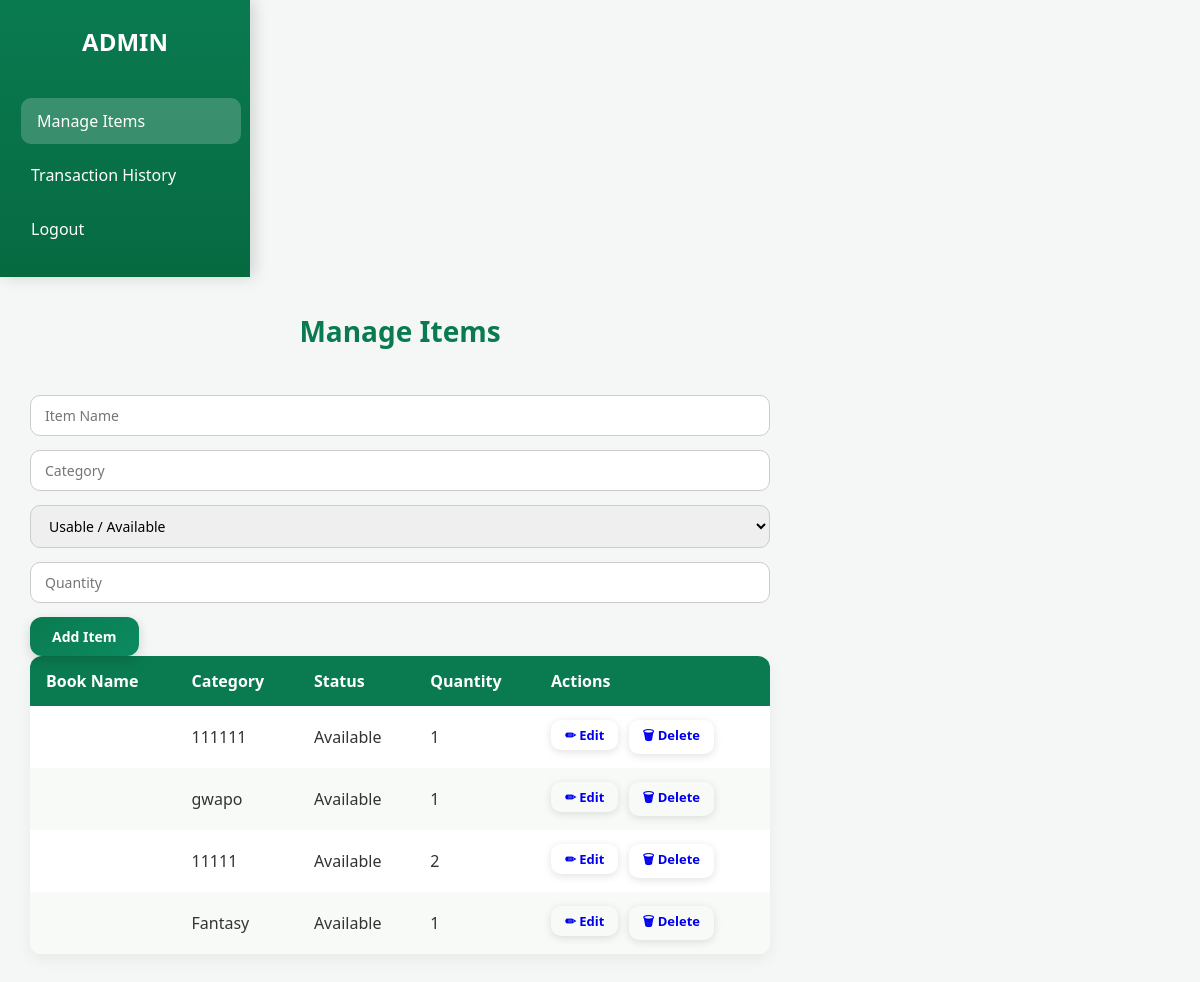
The app's page /pisti/manage_item.php (signed in), older data.
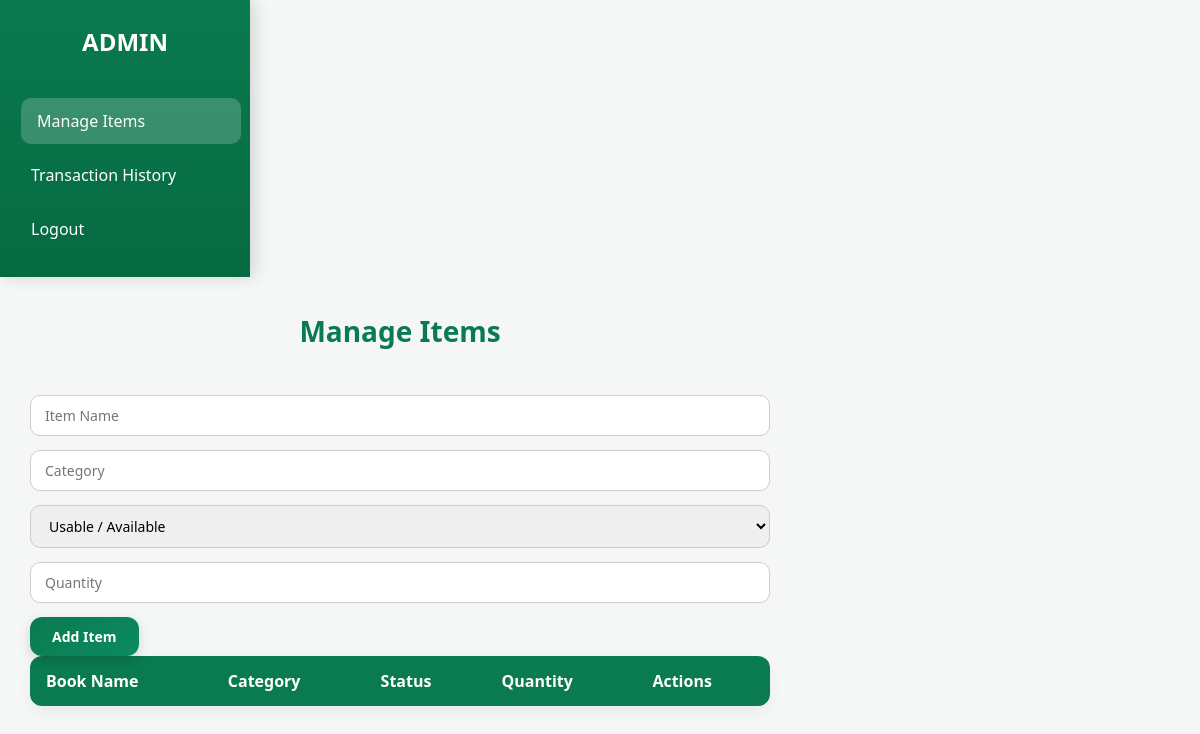
The same page, newer data.
### tables this page shows
CREATE TABLE `books` (
  `book_id` int(11) NOT NULL,
  `Title` varchar(255) NOT NULL,
  `category` varchar(100) NOT NULL,
  `status` enum('Available','Borrowed','Defective','Out of Stock') DEFAULT 'Available',
  `volume` int(11) NOT NULL,
  `available` int(11) DEFAULT 0,
  `borrowed` int(11) DEFAULT 0,
  `Author` varchar(255) NOT NULL,
  `Accession_Number` int(15) NOT NULL,
  `Book_Year` int(254) NOT NULL,
  `Publisher` varchar(255) NOT NULL,
  `Shelf_Location` varchar(255) NOT NULL,
  `Call_Number` int(255) NOT NULL,
  `Copies` int(255) NOT NULL
);

### pisti/manage_item.php (the view, shortened to what this page needs)
<?php
include "db.php";
$items = $conn->query("SELECT * FROM books ORDER BY book_id DESC");
?>
<!DOCTYPE html>
<html lang="en">
<head>
<link rel="stylesheet" href="style.css">
</head>
<body>
<div class="container">
    <aside class="sidebar">
        <h2>ADMIN</h2>
        <ul>
            <li><a href="manage_items.php" class="nav-item active"> Manage Items</a></li>
            <li><a href="TransactionHistory.php" class="nav-item"> Transaction History</a></li>
            <li><a href="logout.php" class="nav-item">Logout</a></li>
        </ul>
    </aside>
    <main class="main">
        <header class="topbar"><h1>Manage Items</h1></header>
        <section class="page-inner">
            <form method="POST" class="item-form">
                <input type="text" name="itemName" placeholder="Item Name" required>
                <input type="text" name="itemCategory" placeholder="Category" required>
                <select name="itemStatus">
                    <option value="Usable / Available">Usable / Available</option>
                </select>
                <input type="number" name="itemQuantity" placeholder="Quantity" min="1" required>
                <button type="submit" name="addItem">Add Item</button>
            </form>
            <table id="itemTable">
                <thead>
                    <tr>
                        <th>Book Name</th>
                        <th>Category</th>
                        <th>Status</th>
                        <th>Quantity</th>
                        <th>Actions</th>
                    </tr>
                </thead>
                <tbody>
                <?php while ($row = $items->fetch_assoc()): ?>
                    <tr>
                        <td><?= htmlspecialchars($row['book_name']) ?></td>
                        <td><?= htmlspecialchars($row['category']) ?></td>
                        <td><?= htmlspecialchars($row['status']) ?></td>
                        <td><?= htmlspecialchars($row['volume']) ?></td>
                        <td>
                            <a href="edit.php?book_id=<?= $row['book_id'] ?>" class="edit-btn">✏ Edit</a>
                            <a href="delete.php?book_id=<?= $row['book_id'] ?>"
                               class="delete-btn"
                               onclick="return confirm('Are you sure you want to delete this item?');">
                               🗑 Delete
                            </a>
                        </td>
                    </tr>
                <?php endwhile; ?>
                </tbody>
            </table>
        </section>
    </main>
</div>
</body>
</html>

Row changes from the older to the newer data that the page shows:
removed books: category "111111", status "Available", volume "1"
removed books: category "gwapo", status "Available", volume "1"
removed books: category "11111", status "Available", volume "2"
removed books: category "Fantasy", status "Available", volume "1"
